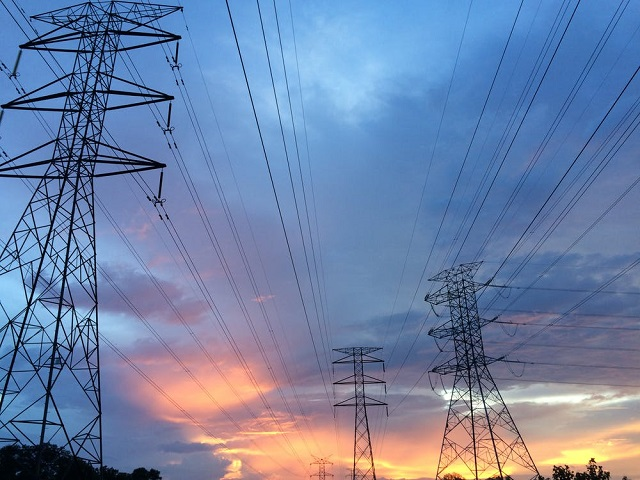
#> input picture Ch4/poles.jpg, 640 x 480 px
$ python Ch4_02.py
#> lines starting #> are read from the running program, lines starting #| are printed output that depends on the picture; after the words box and inside, x2 and y2 are one past the last pixel; in counts of white or black regions, pixels touching at a corner belong together
import cv2
img = cv2.imread('poles.jpg',0)
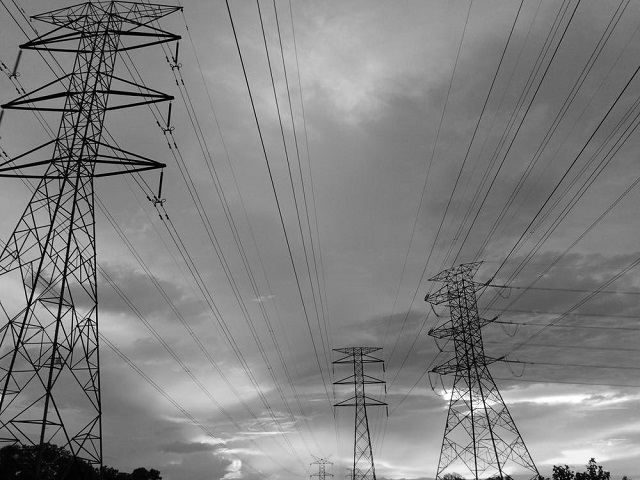
#> img: shape (480, 640); min 0, max 255, mean 129.1
cv2.imshow("Original",img)
ret, thresh_basic = cv2.threshold(img,70,255,cv2.THRESH_BINARY)
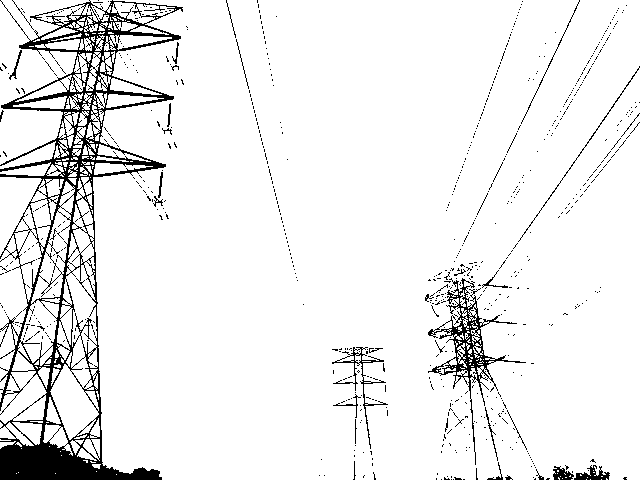
#> thresh_basic: shape (480, 640); 92.8% white; 771 black regions (736 under 20 px), largest, box (x1, y1, x2, y2) and area: (0, 0, 183, 480) 15644, (428, 278, 526, 465) 2239, (332, 347, 388, 449) 477
cv2.imshow("Basic Binary",thresh_basic)
thres_adapt = cv2.adaptiveThreshold(img, 255, cv2.ADAPTIVE_THRESH_GAUSSIAN_C,
                                    cv2.THRESH_BINARY, 115, 1)
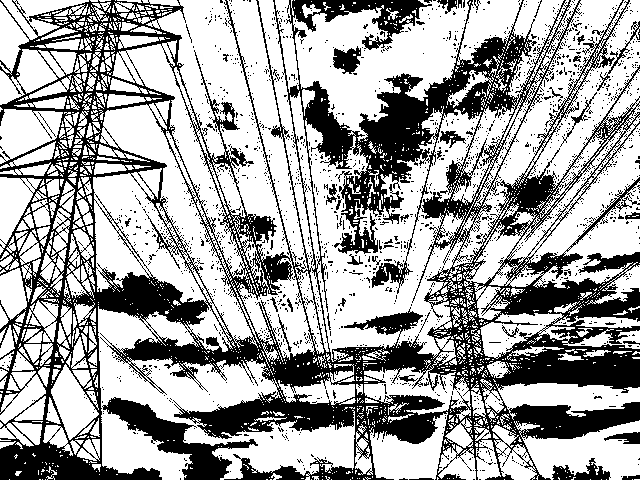
#> thres_adapt: shape (480, 640); 64.5% white; 1690 black regions (1645 under 20 px), largest, box (x1, y1, x2, y2) and area: (0, 0, 640, 480) 98024, (102, 397, 258, 480) 3569, (552, 458, 611, 480) 597
cv2.imshow("Adaptive Threshold",thres_adapt)
cv2.waitKey(0)
cv2.destroyAllWindows()
